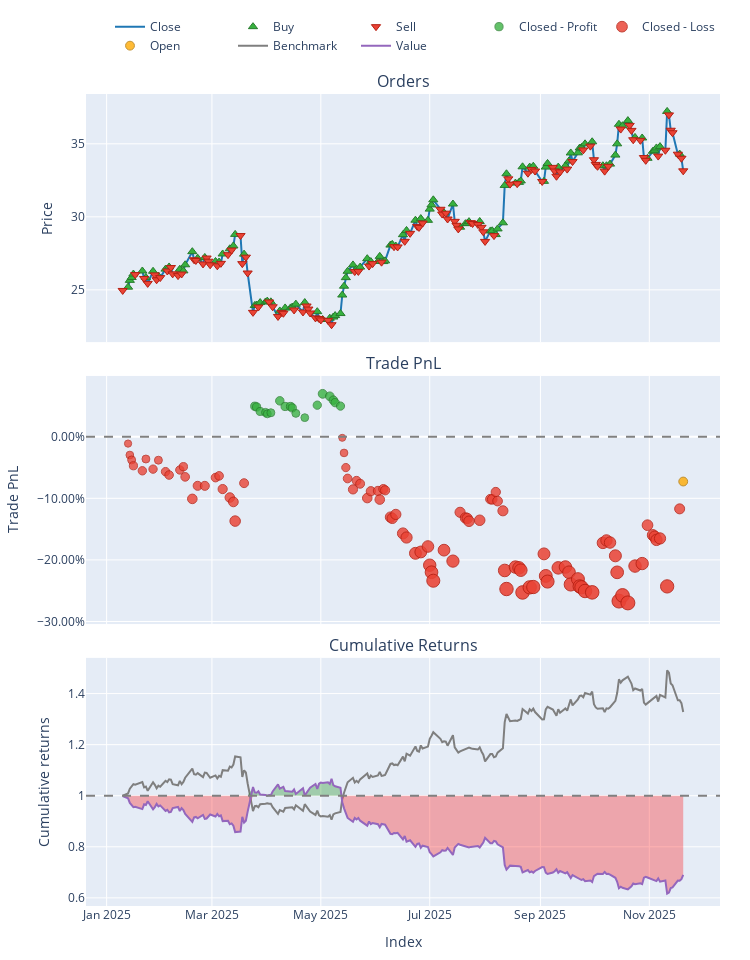

Notebook code for this chart:
### Markdown cell above
### CWCO - Sortino

### Code cell
try:
    data = pd.read_csv('data/processed/CWCO_processed_2022.csv')
    if 'Date' in data.columns:
        data['Date'] = pd.to_datetime(data['Date'])
        data.set_index('Date', inplace=True)
    print("Data loaded successfully.")
except FileNotFoundError:
    print("Error: Data file not found. Check path.")

# Split Train/Test
split_idx = int(len(data) * 0.7)
train_df = data.iloc[:split_idx]
test_df = data.iloc[split_idx:]

# Initialize Trainer
trainer = ModelTrainerRL(config['reinforcement_learning'])

print("Training SAC Agent...")


env_params = config['reinforcement_learning']['environment']

env_train = TradingEnvRL(
    train_df, 
    initial_balance=env_params.get('initial_balance', 10000),
    commission=env_params.get('commission', 0.001),
    lookback_window=env_params.get('lookback_window', 30),
    reward_func='sortino'
)

result = trainer.train_sac(env_train)
model = result['model'] 

print("Training Complete.")

print("Generating Agent Predictions on Test Data...")

# Unpack the config dictionary using **
env_params = config['reinforcement_learning']['environment']

env_test = TradingEnvRL(
    test_df, 
    initial_balance=env_params.get('initial_balance', 10000),
    commission=env_params.get('commission', 0.001),
    lookback_window=env_params.get('lookback_window', 30),
    reward_func='sortino'
)

obs, _ = env_test.reset()
done = False
actions = []

# Manual Inference Loop
while not done:
    action, _ = model.predict(obs, deterministic=True)
    actions.append(action[0]) 
    obs, _, terminated, truncated, _ = env_test.step(action)
    done = terminated or truncated


# --- CELL 5: RUN BACKTEST ---
print("Running Backtest...")

# FIX: Use the correct config path
# We pass the same env_params we extracted in Cell 4
backtester = PortfolioBacktesterRL(env_params) 

portfolio = backtester.run_backtest(
    price_data=test_df['close'], 
    predicted_weights=np.array(actions),
    lookback_window=env_params.get('lookback_window', 30) # Important for data alignment
)
comparison = backtester.compare_with_buy_and_hold_rl()
# Show Metrics
metrics = backtester.get_performance_metrics()
print("\n--- Strategy Performance ---")
for k, v in metrics.items():
    print(f"{k}: {v:.4f}")

# Plot
portfolio.plot().show()
